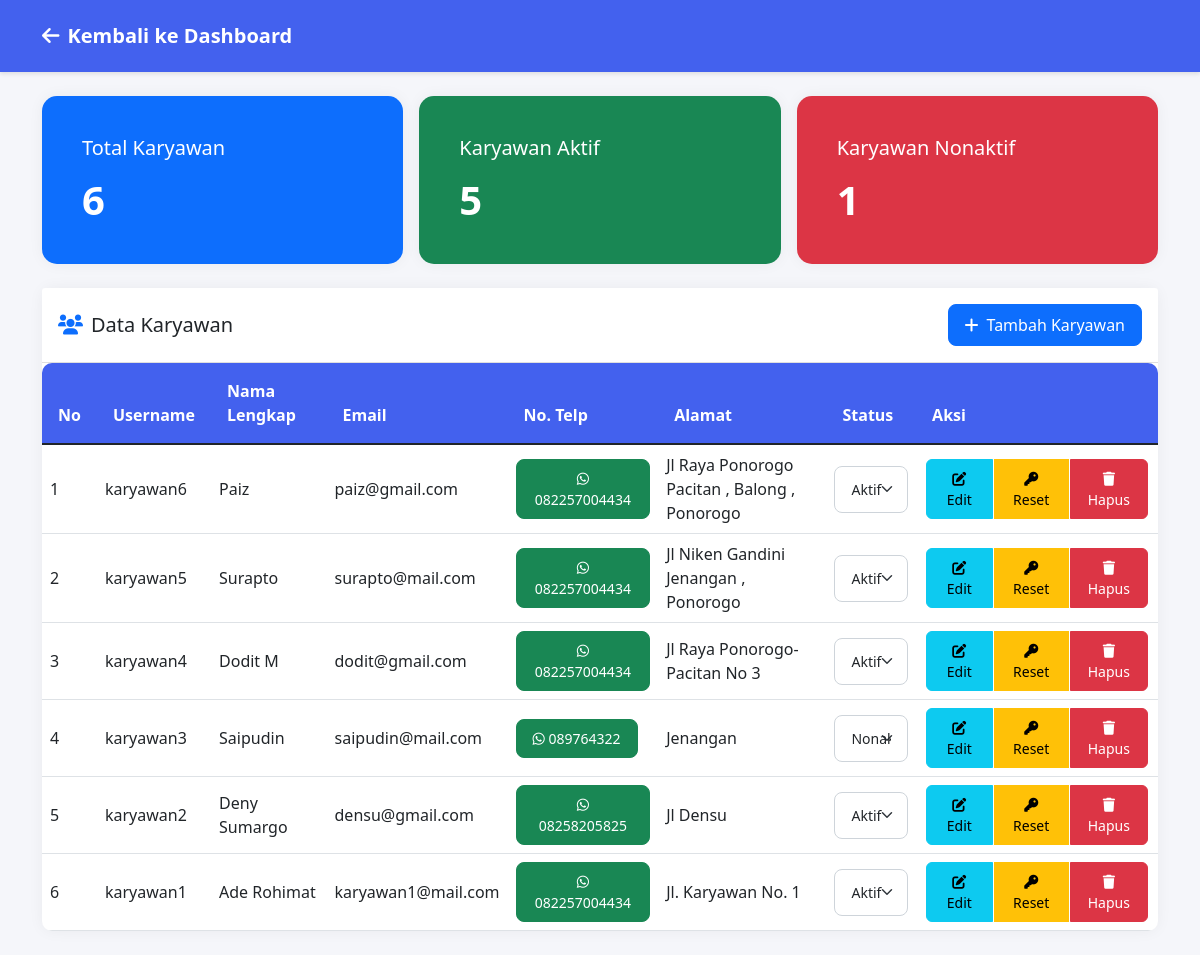
Screenshot of /admin/karyawan.php (signed in) with the database file from the repository.
### tables this page shows
CREATE TABLE `karyawan` (
  `id_karyawan` int NOT NULL,
  `username` varchar(50) NOT NULL,
  `password` varchar(255) NOT NULL,
  `nama_lengkap` varchar(100) NOT NULL,
  `email` varchar(100) NOT NULL,
  `no_telp` varchar(15) DEFAULT NULL,
  `alamat` text,
  `status` enum('aktif','nonaktif') DEFAULT 'aktif',
  `created_at` timestamp NOT NULL DEFAULT CURRENT_TIMESTAMP
);

### admin/karyawan.php (the view, shortened to what this page needs)
<?php
require_once '../includes/config.php';
$query = "SELECT * FROM karyawan ORDER BY created_at DESC";
$result = mysqli_query($conn, $query);
$query_aktif = "SELECT COUNT(*) as total FROM karyawan WHERE status = 'aktif'";
$query_nonaktif = "SELECT COUNT(*) as total FROM karyawan WHERE status = 'nonaktif'";
$total_aktif = mysqli_fetch_assoc(mysqli_query($conn, $query_aktif))['total'];
$total_nonaktif = mysqli_fetch_assoc(mysqli_query($conn, $query_nonaktif))['total'];
?>
<!DOCTYPE html>
<html lang="id">
<head>
    <link href="https://cdn.jsdelivr.net/npm/bootstrap@5.1.3/dist/css/bootstrap.min.css" rel="stylesheet">
    <link rel="stylesheet" href="https://cdnjs.cloudflare.com/ajax/libs/font-awesome/6.0.0/css/all.min.css">
</head>
<body>
    <nav class="navbar navbar-expand-lg navbar-dark">
        <div class="container">
            <a class="navbar-brand" href="dashboard.php">
                <i class="fas fa-arrow-left me-2"></i>Kembali ke Dashboard
            </a>
        </div>
    </nav>
    <div class="container py-4">
        <div class="row mb-4 g-3">
            <div class="col-md-4">
                <div class="card bg-primary text-white stats-card">
                    <div class="card-body">
                        <h5 class="card-title mb-3">Total Karyawan</h5>
                        <h3><?php echo $total_aktif + $total_nonaktif; ?></h3>
                    </div>
                </div>
            </div>
            <div class="col-md-4">
                <div class="card bg-success text-white stats-card">
                    <div class="card-body">
                        <h5 class="card-title mb-3">Karyawan Aktif</h5>
                        <h3><?php echo $total_aktif; ?></h3>
                    </div>
                </div>
            </div>
            <div class="col-md-4">
                <div class="card bg-danger text-white stats-card">
                    <div class="card-body">
                        <h5 class="card-title mb-3">Karyawan Nonaktif</h5>
                        <h3><?php echo $total_nonaktif; ?></h3>
                    </div>
                </div>
            </div>
        </div>
        <div class="card">
            <div class="card-header bg-white py-3 d-flex justify-content-between align-items-center">
                <h5 class="mb-0">
                    <i class="fas fa-users me-2 text-primary"></i>Data Karyawan
                </h5>
                <button type="button" class="btn btn-primary" data-bs-toggle="modal" data-bs-target="#tambahKaryawanModal">
                    <i class="fas fa-plus me-2"></i>Tambah Karyawan
                </button>
            </div>
            <div class="card-body p-0">
                <div class="table-responsive">
                    <table class="table table-hover mb-0">
                        <thead>
                            <tr>
                                <th>No</th>
                                <th>Username</th>
                                <th>Nama Lengkap</th>
                                <th>Email</th>
                                <th>No. Telp</th>
                                <th>Alamat</th>
                                <th>Status</th>
                                <th>Aksi</th>
                            </tr>
                        </thead>
                        <tbody>
                            <?php
                            $no = 1;
                            while ($row = mysqli_fetch_assoc($result)):
                            ?>
                                <tr>
                                    <td class="align-middle"><?= $no++; ?></td>
                                    <td class="align-middle"><?= $row['username']; ?></td>
                                    <td class="align-middle"><?= $row['nama_lengkap']; ?></td>
                                    <td class="align-middle"><?= $row['email']; ?></td>
                                    <td class="align-middle">
                                        <a href="https://wa.me/<?= str_replace(['+', ' ', '-'], '', $row['no_telp']); ?>"
                                            class="btn btn-success btn-sm" target="_blank">
                                            <i class="fab fa-whatsapp"></i> <?= $row['no_telp']; ?>
                                        </a>
                                    </td>
                                    <td class="align-middle"><?= $row['alamat']; ?></td>
                                    <td class="align-middle">
                                        <form action="update_status_karyawan.php" method="POST" class="d-inline">
                                            <select name="status" class="form-select form-select-sm" onchange="this.form.submit()">
                                                <option value="aktif" <?= $row['status'] == 'aktif' ? 'selected' : ''; ?>>Aktif</option>
                                                <option value="nonaktif" <?= $row['status'] == 'nonaktif' ? 'selected' : ''; ?>>Nonaktif</option>
                                            </select>
                                        </form>
                                    </td>
                                    <td class="align-middle">
                                        <div class="btn-group">
                                            <a href="edit.php?id=<?= $row['id_karyawan']; ?>" class="btn btn-info btn-sm">
                                                <i class="fas fa-edit"></i> Edit
                                            </a>
                                            <a href="reset.php?id=<?= $row['id_karyawan']; ?>&username=<?= urlencode($row['username']); ?>"
                                                class="btn btn-warning btn-sm">
                                                <i class="fas fa-key"></i> Reset
                                            </a>
                                            <button type="button" class="btn btn-danger btn-sm"
                                                onclick="if(confirm('Yakin ingin menghapus karyawan ini?')) window.location.href='hapus_karyawan.php?id=<?= $row['id_karyawan']; ?>'">
                                                <i class="fas fa-trash"></i> Hapus
                                            </button>
                                        </div>
                                    </td>
                                </tr>
                            <?php endwhile; ?>
                        </tbody>
                    </table>
                </div>
            </div>
        </div>
    </div>
</body>
</html>

### admin/karyawan.php (style rules this page uses)
:root { --primary-color: #4361ee; --secondary-color: #3f37c9; --success-color: #2a9d8f; --danger-color: #e63946; --light-color: #f8f9fa; --dark-color: #212529; }
body { background-color: #f5f6fa; font-family: 'Segoe UI', Tahoma, Geneva, Verdana, sans-serif; }
.navbar { background-color: var(--primary-color); box-shadow: 0 2px 4px rgba(0,0,0,0.1); padding: 1rem 0; }
.navbar-brand { font-weight: 600; }
.card { border: none; border-radius: 10px; box-shadow: 0 0 15px rgba(0,0,0,0.05); transition: transform 0.2s; }
.stats-card { padding: 1.5rem; border-radius: 15px; }
.stats-card h3 { font-size: 2.5rem; font-weight: 700; margin-bottom: 0; }
.table { border-radius: 10px; overflow: hidden; }
.table thead th { background-color: var(--primary-color); color: white; border: none; padding: 1rem; }
.btn { border-radius: 8px; padding: 0.5rem 1rem; font-weight: 500; }
.btn-group .btn { border-radius: 6px; margin: 0 2px; }
.form-select { border-radius: 8px; padding: 0.75rem 1rem; }

### rows the page displays
karyawan: username "karyawan6", nama_lengkap "Paiz", email "paiz@gmail.com", no_telp "082257004434", alamat "Jl Raya Ponorogo Pacitan , Balong , Ponorogo", status "Aktif"
karyawan: username "karyawan5", nama_lengkap "Surapto", email "surapto@mail.com", no_telp "082257004434", alamat "Jl Niken Gandini Jenangan , Ponorogo", status "Aktif"
karyawan: username "karyawan4", nama_lengkap "Dodit M", email "dodit@gmail.com", no_telp "082257004434", alamat "Jl Raya Ponorogo-Pacitan No 3", status "Aktif"
karyawan: username "karyawan3", nama_lengkap "Saipudin", email "saipudin@mail.com", no_telp "089764322", alamat "Jenangan", status "Nonaktif"
karyawan: username "karyawan2", nama_lengkap "Deny Sumargo", email "densu@gmail.com", no_telp "08258205825", alamat "Jl Densu", status "Aktif"
karyawan: username "karyawan1", nama_lengkap "Ade Rohimat", email "karyawan1@mail.com", no_telp "082257004434", alamat "Jl. Karyawan No. 1", status "Aktif"

### other values shown
$total_aktif + $total_nonaktif "6"
$total_aktif "5"
$total_nonaktif "1"
